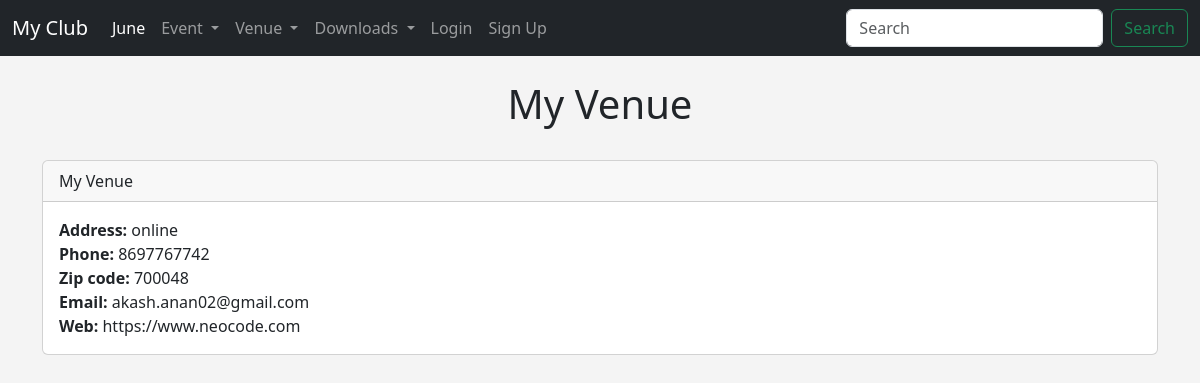
The page /venue/5 on the database its author committed.
### events/models.py (models this page shows)
class Venue(models.Model):
    name = models.CharField('Venue Name', max_length=120)
    address = models.CharField(max_length=300)
    zip_code = models.CharField('Zip Code', max_length=30)
    phone = models.IntegerField('Phone no', blank=True)
    web = models.URLField('Web Site', blank=True)
    email_address = models.EmailField('Email Address', max_length=120, blank=True)
    owner = models.ForeignKey(User, blank=False, on_delete=models.CASCADE, default=1)
    def __str__(self):
        return self.name

### events/views.py (the view)
# urls.py: path('venue/<venue_id>', views.show_venue, name="show-venue"),
def show_venue(request, venue_id):
    venue = Venue.objects.get(pk=venue_id)
    return render(request, 'events/show_venue.html', {'venue': venue})

### templates/events/show_venue.html
{% extends 'events/base.html' %}
{% block content %}
    <center>
        <h1>{{ venue }}</h1>
        <br>
    </center>
    <div class="card">
          <div class="card-header">
            {{ venue }}
          </div>
          <div class="card-body">
            <p class="card-text">
                <strong>Address: </strong>{{ venue.address }}
                <br>
                <strong>Phone: </strong>{{ venue.phone }}
                <br><strong>Zip code: </strong>{{ venue.zip_code }}
                <br><strong>Email: </strong>{{ venue.email_address }}
                <br><strong>Web: </strong>{{ venue.web }}
                <br>
            </p>
          </div>
        </div>
        <br>
{% endblock %}

### templates/events/base.html (style rules this page uses)
body { background: #f4f4f4; }

### rows shown on the page
Venue: name "My Venue", address "online", phone "8697767742", zip_code "700048", email_address "akash.anan02@gmail.com", web "https://www.neocode.com"
